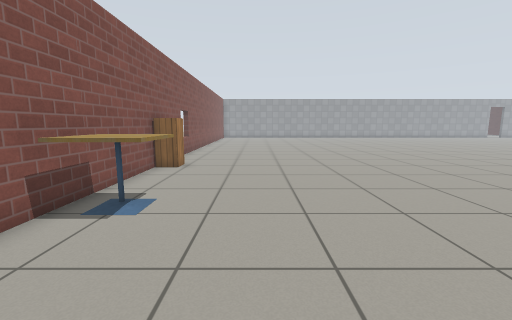
View 1 (above)

18 first-person views from a walk through a world built for the Gazebo simulator. The camera is 0.9 m above the floor, tilts 8° down and sees 90° across. The floor is counted in squares, 0.5 m on a side. Each view is taken from the middle of a square. On the plan, view 1 faces up. The plan holds only what a view shows up to about 15 squares ahead; the rest is blank. The place goes on beyond the plan. Robots are left out. Gazebo's built-in surfaces are drawn with simple patterns.

View 2
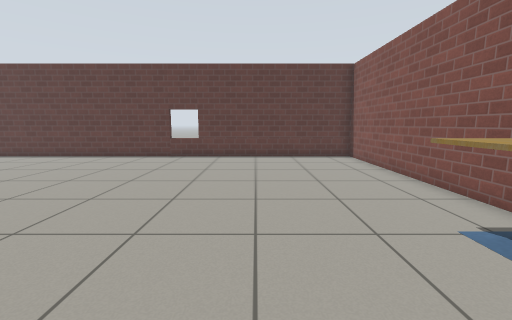

View 3
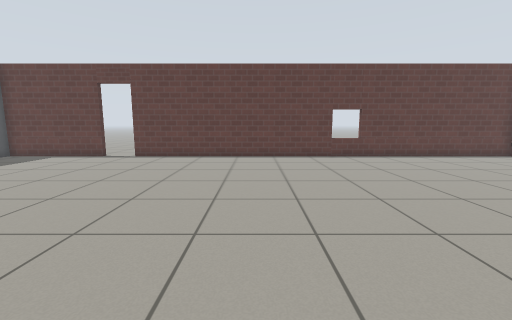

View 4
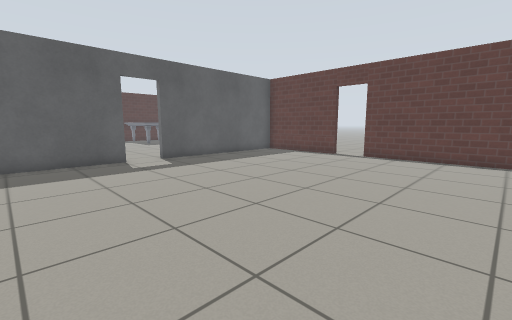

View 5
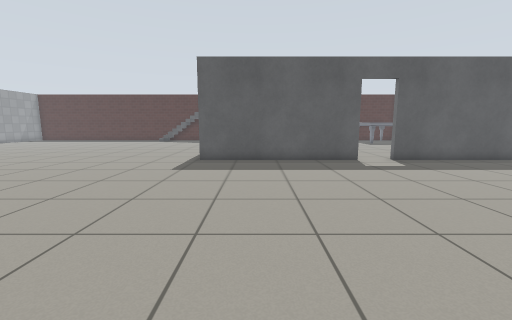

View 6
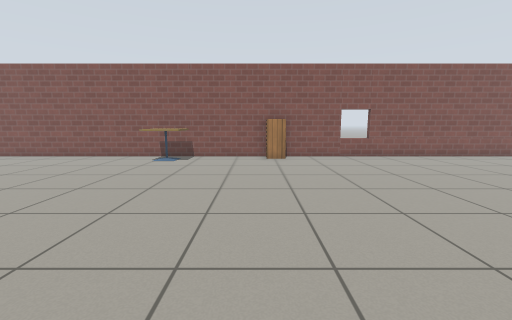

View 7
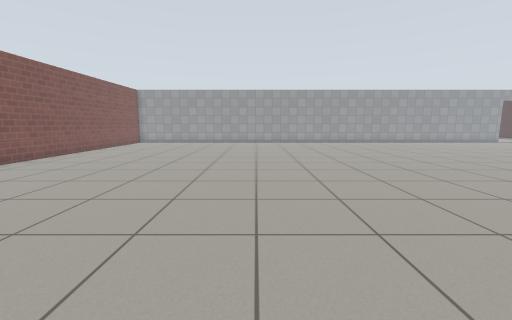

View 8
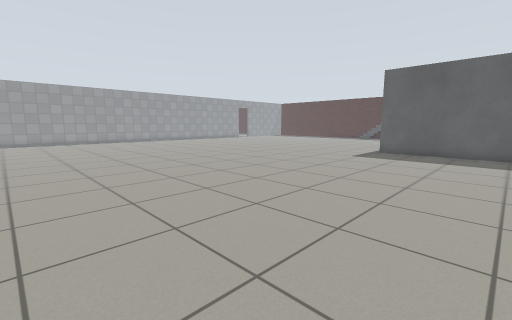

View 9
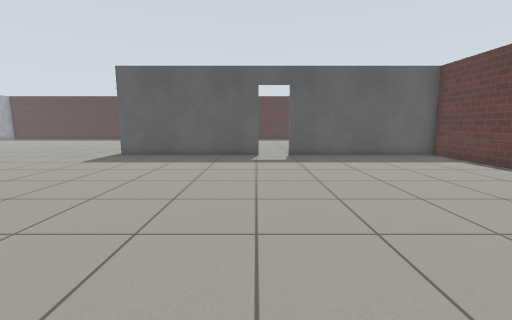

View 10
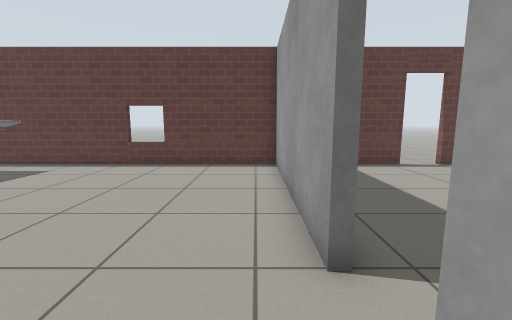

View 11
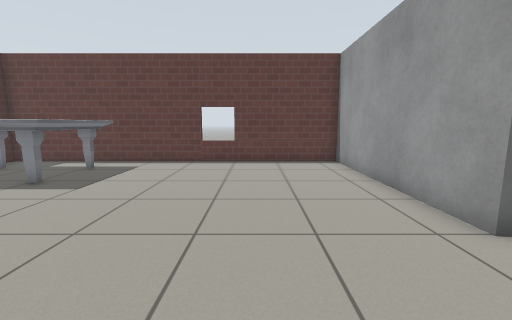

View 12
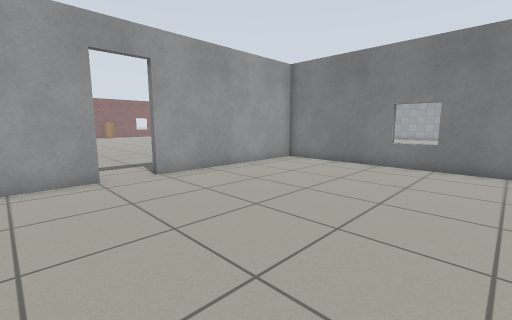

View 13
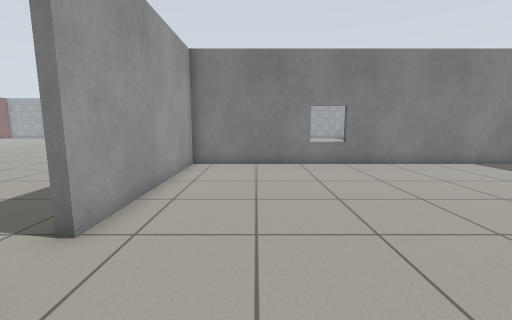

View 14
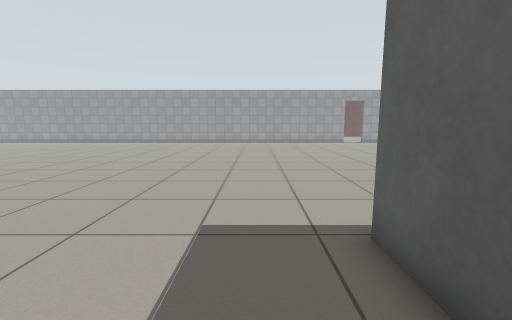

View 15
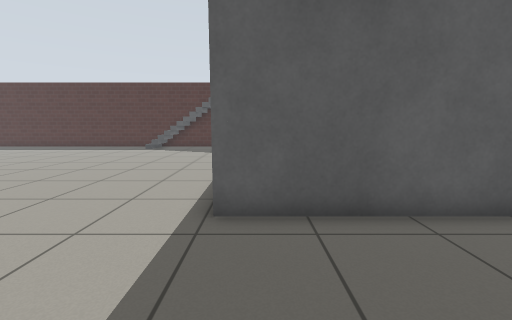

View 16
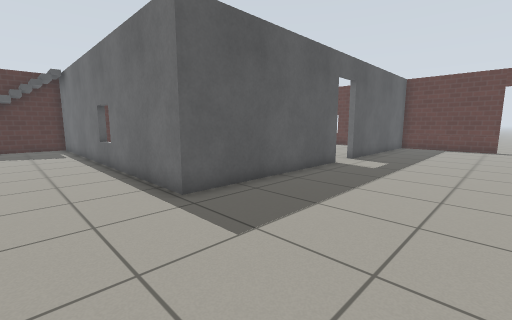

View 17
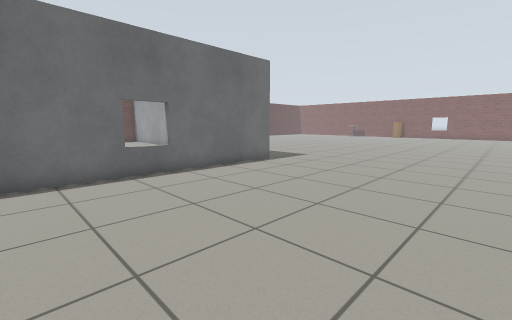

View 18
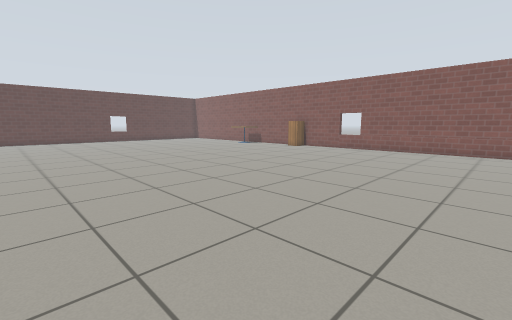

### Floor plan
Points are (right, up) in squares from view 1. A wall is a line through its corners. A room is listed if a view was taken in it or the views show most of it. See-through windows are left out.
Room 1 (views 1, 2, 3, 4, 5, 6, 7, 8, 9, 14, 15, 16, 17, 18)
walls: (23.8, 4.9) (23.8, 12.8) (34.5, 12.8); (-4.3, 4.6) (-4.3, -5.3) (16.9, -5.3); (18.5, -5.3) (23.8, -5.3) (23.8, 3.1); (-4.3, 24.4) (-4.3, 6.4)
ways out: open door at (24, 3.5) to room 2; open door at (17.7, -5.3)
objects: other object (-4, 5) to (-2, 6); other object (-4, 11) to (-3, 11)
Room 2 (views 10, 11, 12, 13)
walls: (24.1, 3.1) (24.1, -5.3) (34.5, -5.3); (34.5, 12.5) (24.1, 12.5) (24.1, 4.9)
ways out: open door at (24, 3.5) to room 1
objects: marble table (34, -4) to (34, 0)

Positions as (right, up) in squares from view 1, and headings:
1: (0, 0), facing up
2: (1, 9), facing down
3: (10, 9), facing down
4: (11, 9), facing down-right
5: (11, 10), facing right
6: (10, 10), facing left
7: (7, 9), facing up
8: (7, 7), facing up-right
9: (9, 5), facing right
10: (25, 6), facing down
11: (28, 7), facing down
12: (33, 1), facing up-left
13: (27, 1), facing up
14: (22, 9), facing up
15: (19, 12), facing right
16: (18, 16), facing down-right
17: (34, 22), facing down-left
18: (14, 24), facing down-left
